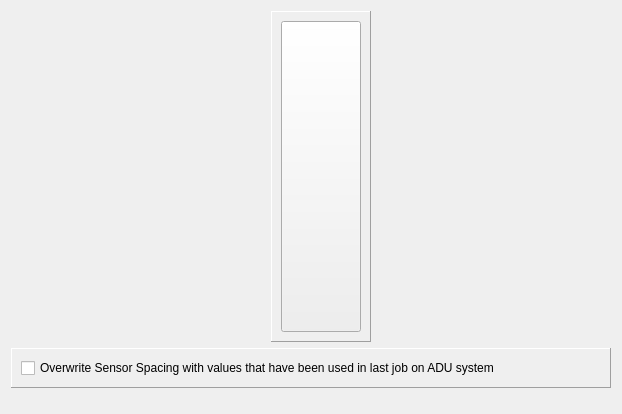
<?xml version="1.0" encoding="UTF-8"?>
<ui version="4.0">
 <class>SensorPositions</class>
 <widget class="QWidget" name="SensorPositions">
  <property name="geometry">
   <rect>
    <x>0</x>
    <y>0</y>
    <width>622</width>
    <height>414</height>
   </rect>
  </property>
  <property name="windowTitle">
   <string>Sensor Position</string>
  </property>
  <layout class="QVBoxLayout" name="verticalLayout">
   <item>
    <layout class="QHBoxLayout" name="horizontalLayout">
     <item>
      <layout class="QGridLayout" name="innerGrid"/>
     </item>
     <item>
      <spacer name="verticalSpacer">
       <property name="orientation">
        <enum>Qt::Vertical</enum>
       </property>
       <property name="sizeHint" stdset="0">
        <size>
         <width>20</width>
         <height>40</height>
        </size>
       </property>
      </spacer>
     </item>
     <item>
      <widget class="QFrame" name="frame_2">
       <property name="minimumSize">
        <size>
         <width>100</width>
         <height>0</height>
        </size>
       </property>
       <property name="maximumSize">
        <size>
         <width>100</width>
         <height>16777215</height>
        </size>
       </property>
       <property name="frameShape">
        <enum>QFrame::Panel</enum>
       </property>
       <property name="frameShadow">
        <enum>QFrame::Raised</enum>
       </property>
       <layout class="QHBoxLayout" name="horizontalLayout_4">
        <item>
         <widget class="QPushButton" name="pbLinkLFHF">
          <property name="sizePolicy">
           <sizepolicy hsizetype="Maximum" vsizetype="Expanding">
            <horstretch>0</horstretch>
            <verstretch>0</verstretch>
           </sizepolicy>
          </property>
          <property name="minimumSize">
           <size>
            <width>80</width>
            <height>0</height>
           </size>
          </property>
          <property name="maximumSize">
           <size>
            <width>80</width>
            <height>16777215</height>
           </size>
          </property>
          <property name="text">
           <string/>
          </property>
          <property name="icon">
           <iconset resource="jle_resources.qrc">
            <normaloff>:/styles/Resources/pic/Locked.png</normaloff>:/styles/Resources/pic/Locked.png</iconset>
          </property>
          <property name="iconSize">
           <size>
            <width>70</width>
            <height>300</height>
           </size>
          </property>
          <property name="checkable">
           <bool>true</bool>
          </property>
          <property name="checked">
           <bool>false</bool>
          </property>
         </widget>
        </item>
       </layout>
      </widget>
     </item>
    </layout>
   </item>
   <item>
    <layout class="QHBoxLayout" name="horizontalLayout_2">
     <item>
      <widget class="QFrame" name="frame">
       <property name="frameShape">
        <enum>QFrame::Panel</enum>
       </property>
       <property name="frameShadow">
        <enum>QFrame::Raised</enum>
       </property>
       <layout class="QHBoxLayout" name="horizontalLayout_3">
        <item>
         <widget class="QCheckBox" name="chbAdaptSensorSpacing">
          <property name="text">
           <string>Overwrite Sensor Spacing with values that have been used in last job on ADU system</string>
          </property>
         </widget>
        </item>
       </layout>
      </widget>
     </item>
    </layout>
   </item>
   <item>
    <spacer name="horizontalSpacer">
     <property name="orientation">
      <enum>Qt::Horizontal</enum>
     </property>
     <property name="sizeHint" stdset="0">
      <size>
       <width>572</width>
       <height>15</height>
      </size>
     </property>
    </spacer>
   </item>
  </layout>
 </widget>
 <resources>
  <include location="jle_resources.qrc"/>
 </resources>
 <connections/>
</ui>
